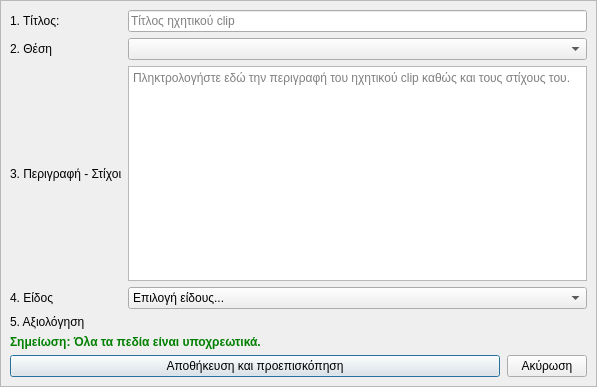
<?xml version="1.0" encoding="UTF-8"?>
<ui version="4.0">
 <class>Dialog</class>
 <widget class="QDialog" name="Dialog">
  <property name="geometry">
   <rect>
    <x>0</x>
    <y>0</y>
    <width>597</width>
    <height>387</height>
   </rect>
  </property>
  <property name="windowTitle">
   <string>Επεξεργασία ηχητικού clip</string>
  </property>
  <property name="windowIcon">
   <iconset resource="../../../icons.qrc">
    <normaloff>:/rest-windows/assets/images/rest-windows/edit.png</normaloff>:/rest-windows/assets/images/rest-windows/edit.png</iconset>
  </property>
  <layout class="QGridLayout" name="gridLayout_2">
   <property name="leftMargin">
    <number>0</number>
   </property>
   <property name="topMargin">
    <number>0</number>
   </property>
   <property name="rightMargin">
    <number>0</number>
   </property>
   <property name="bottomMargin">
    <number>0</number>
   </property>
   <item row="0" column="0">
    <widget class="QScrollArea" name="scrollArea">
     <property name="widgetResizable">
      <bool>true</bool>
     </property>
     <widget class="QWidget" name="scrollAreaWidgetContents">
      <property name="geometry">
       <rect>
        <x>0</x>
        <y>0</y>
        <width>595</width>
        <height>385</height>
       </rect>
      </property>
      <property name="sizePolicy">
       <sizepolicy hsizetype="Ignored" vsizetype="Preferred">
        <horstretch>0</horstretch>
        <verstretch>0</verstretch>
       </sizepolicy>
      </property>
      <layout class="QGridLayout" name="gridLayout_3">
       <item row="0" column="0">
        <widget class="QLabel" name="label">
         <property name="text">
          <string>1. Τίτλος:</string>
         </property>
        </widget>
       </item>
       <item row="0" column="1">
        <widget class="QLineEdit" name="title">
         <property name="dragEnabled">
          <bool>true</bool>
         </property>
         <property name="placeholderText">
          <string>Τίτλος ηχητικού clip</string>
         </property>
         <property name="clearButtonEnabled">
          <bool>true</bool>
         </property>
        </widget>
       </item>
       <item row="1" column="0">
        <widget class="QLabel" name="label_2">
         <property name="text">
          <string>2. Θέση</string>
         </property>
        </widget>
       </item>
       <item row="1" column="1">
        <widget class="QComboBox" name="position"/>
       </item>
       <item row="2" column="0">
        <widget class="QLabel" name="label_3">
         <property name="text">
          <string>3. Περιγραφή - Στίχοι</string>
         </property>
        </widget>
       </item>
       <item row="2" column="1">
        <widget class="QPlainTextEdit" name="description">
         <property name="placeholderText">
          <string>Πληκτρολογήστε εδώ την περιγραφή του ηχητικού clip καθώς και τους στίχους του.</string>
         </property>
        </widget>
       </item>
       <item row="3" column="0">
        <widget class="QLabel" name="label_5">
         <property name="text">
          <string>4. Είδος</string>
         </property>
        </widget>
       </item>
       <item row="3" column="1">
        <widget class="QComboBox" name="genre">
         <item>
          <property name="text">
           <string>Επιλογή είδους...</string>
          </property>
         </item>
         <item>
          <property name="text">
           <string>Blues</string>
          </property>
         </item>
         <item>
          <property name="text">
           <string>Classic rock</string>
          </property>
         </item>
         <item>
          <property name="text">
           <string>Country</string>
          </property>
         </item>
         <item>
          <property name="text">
           <string>Dance</string>
          </property>
         </item>
         <item>
          <property name="text">
           <string>Disco</string>
          </property>
         </item>
         <item>
          <property name="text">
           <string>Funk</string>
          </property>
         </item>
         <item>
          <property name="text">
           <string>Grunge</string>
          </property>
         </item>
         <item>
          <property name="text">
           <string>Hip-Hop</string>
          </property>
         </item>
         <item>
          <property name="text">
           <string>Jazz</string>
          </property>
         </item>
         <item>
          <property name="text">
           <string>Metal</string>
          </property>
         </item>
         <item>
          <property name="text">
           <string>New Age</string>
          </property>
         </item>
         <item>
          <property name="text">
           <string>Oldies</string>
          </property>
         </item>
         <item>
          <property name="text">
           <string>Other</string>
          </property>
         </item>
         <item>
          <property name="text">
           <string>Pop</string>
          </property>
         </item>
         <item>
          <property name="text">
           <string>Rhythm and Blues</string>
          </property>
         </item>
         <item>
          <property name="text">
           <string>Rap</string>
          </property>
         </item>
         <item>
          <property name="text">
           <string>Reggae</string>
          </property>
         </item>
         <item>
          <property name="text">
           <string>Rock</string>
          </property>
         </item>
         <item>
          <property name="text">
           <string>Techno</string>
          </property>
         </item>
         <item>
          <property name="text">
           <string>Industrial</string>
          </property>
         </item>
         <item>
          <property name="text">
           <string>Alternative</string>
          </property>
         </item>
         <item>
          <property name="text">
           <string>Ska</string>
          </property>
         </item>
         <item>
          <property name="text">
           <string>Death metal</string>
          </property>
         </item>
         <item>
          <property name="text">
           <string>Pranks</string>
          </property>
         </item>
         <item>
          <property name="text">
           <string>Soundtrack</string>
          </property>
         </item>
         <item>
          <property name="text">
           <string>Euro-Techno</string>
          </property>
         </item>
         <item>
          <property name="text">
           <string>Ambient</string>
          </property>
         </item>
         <item>
          <property name="text">
           <string>Trip-Hop</string>
          </property>
         </item>
         <item>
          <property name="text">
           <string>Vocal</string>
          </property>
         </item>
         <item>
          <property name="text">
           <string>Jazz &amp; Funk</string>
          </property>
         </item>
         <item>
          <property name="text">
           <string>Fusion</string>
          </property>
         </item>
         <item>
          <property name="text">
           <string>Trance</string>
          </property>
         </item>
         <item>
          <property name="text">
           <string>Classical</string>
          </property>
         </item>
         <item>
          <property name="text">
           <string>Instrumental</string>
          </property>
         </item>
         <item>
          <property name="text">
           <string>Acid</string>
          </property>
         </item>
         <item>
          <property name="text">
           <string>House</string>
          </property>
         </item>
         <item>
          <property name="text">
           <string>Game</string>
          </property>
         </item>
         <item>
          <property name="text">
           <string>Sound clip</string>
          </property>
         </item>
         <item>
          <property name="text">
           <string>Gospel</string>
          </property>
         </item>
         <item>
          <property name="text">
           <string>Noise</string>
          </property>
         </item>
         <item>
          <property name="text">
           <string>Alternative Rock</string>
          </property>
         </item>
         <item>
          <property name="text">
           <string>Bass</string>
          </property>
         </item>
         <item>
          <property name="text">
           <string>Soul</string>
          </property>
         </item>
         <item>
          <property name="text">
           <string>Punk</string>
          </property>
         </item>
         <item>
          <property name="text">
           <string>Space</string>
          </property>
         </item>
         <item>
          <property name="text">
           <string>Meditative</string>
          </property>
         </item>
         <item>
          <property name="text">
           <string>Instrumental Pop</string>
          </property>
         </item>
         <item>
          <property name="text">
           <string>Instrumental Rock</string>
          </property>
         </item>
         <item>
          <property name="text">
           <string>Ethnic</string>
          </property>
         </item>
         <item>
          <property name="text">
           <string>Gothic</string>
          </property>
         </item>
         <item>
          <property name="text">
           <string>Darkwave</string>
          </property>
         </item>
         <item>
          <property name="text">
           <string>Techno-Industrial</string>
          </property>
         </item>
         <item>
          <property name="text">
           <string>Electronic</string>
          </property>
         </item>
         <item>
          <property name="text">
           <string>Pop-Folk</string>
          </property>
         </item>
         <item>
          <property name="text">
           <string>Eurodance</string>
          </property>
         </item>
         <item>
          <property name="text">
           <string>Dream</string>
          </property>
         </item>
         <item>
          <property name="text">
           <string>Southern Rock</string>
          </property>
         </item>
         <item>
          <property name="text">
           <string>Comedy</string>
          </property>
         </item>
         <item>
          <property name="text">
           <string>Cult</string>
          </property>
         </item>
         <item>
          <property name="text">
           <string>Gangsta</string>
          </property>
         </item>
         <item>
          <property name="text">
           <string>Top 40</string>
          </property>
         </item>
         <item>
          <property name="text">
           <string>Christian Rap</string>
          </property>
         </item>
         <item>
          <property name="text">
           <string>Pop/Funk</string>
          </property>
         </item>
         <item>
          <property name="text">
           <string>Jungle</string>
          </property>
         </item>
         <item>
          <property name="text">
           <string>Native US</string>
          </property>
         </item>
         <item>
          <property name="text">
           <string>Cabaret</string>
          </property>
         </item>
         <item>
          <property name="text">
           <string>New Wave</string>
          </property>
         </item>
         <item>
          <property name="text">
           <string>Psychedelic</string>
          </property>
         </item>
         <item>
          <property name="text">
           <string>Rave</string>
          </property>
         </item>
         <item>
          <property name="text">
           <string>Show tunes</string>
          </property>
         </item>
         <item>
          <property name="text">
           <string>Trailer</string>
          </property>
         </item>
         <item>
          <property name="text">
           <string>Lo-Fi</string>
          </property>
         </item>
         <item>
          <property name="text">
           <string>Tribal</string>
          </property>
         </item>
         <item>
          <property name="text">
           <string>Acid Punk</string>
          </property>
         </item>
         <item>
          <property name="text">
           <string>Acid Jazz</string>
          </property>
         </item>
         <item>
          <property name="text">
           <string>Polka</string>
          </property>
         </item>
         <item>
          <property name="text">
           <string>Retro</string>
          </property>
         </item>
         <item>
          <property name="text">
           <string>Musical</string>
          </property>
         </item>
         <item>
          <property name="text">
           <string>Rock ’n’ Roll</string>
          </property>
         </item>
         <item>
          <property name="text">
           <string>Hard rock</string>
          </property>
         </item>
         <item>
          <property name="text">
           <string>Folk</string>
          </property>
         </item>
         <item>
          <property name="text">
           <string>Folk-Rock</string>
          </property>
         </item>
         <item>
          <property name="text">
           <string>National Folk</string>
          </property>
         </item>
         <item>
          <property name="text">
           <string>Swing</string>
          </property>
         </item>
         <item>
          <property name="text">
           <string>Fast Fusion</string>
          </property>
         </item>
         <item>
          <property name="text">
           <string>Bebop</string>
          </property>
         </item>
         <item>
          <property name="text">
           <string>Latin</string>
          </property>
         </item>
         <item>
          <property name="text">
           <string>Revival</string>
          </property>
         </item>
         <item>
          <property name="text">
           <string>Celtic</string>
          </property>
         </item>
         <item>
          <property name="text">
           <string>Bluegrass</string>
          </property>
         </item>
         <item>
          <property name="text">
           <string>Avantgarde</string>
          </property>
         </item>
         <item>
          <property name="text">
           <string>Gothic Rock</string>
          </property>
         </item>
         <item>
          <property name="text">
           <string>Progressive Rock</string>
          </property>
         </item>
         <item>
          <property name="text">
           <string>Psychedelic Rock</string>
          </property>
         </item>
         <item>
          <property name="text">
           <string>Symphonic Rock</string>
          </property>
         </item>
         <item>
          <property name="text">
           <string>Slow rock</string>
          </property>
         </item>
         <item>
          <property name="text">
           <string>Big Band</string>
          </property>
         </item>
         <item>
          <property name="text">
           <string>Chorus</string>
          </property>
         </item>
         <item>
          <property name="text">
           <string>Easy Listening</string>
          </property>
         </item>
         <item>
          <property name="text">
           <string>Acoustic</string>
          </property>
         </item>
         <item>
          <property name="text">
           <string>Humour</string>
          </property>
         </item>
         <item>
          <property name="text">
           <string>Speech</string>
          </property>
         </item>
         <item>
          <property name="text">
           <string>Chanson</string>
          </property>
         </item>
         <item>
          <property name="text">
           <string>Opera</string>
          </property>
         </item>
         <item>
          <property name="text">
           <string>Chamber music</string>
          </property>
         </item>
         <item>
          <property name="text">
           <string>Sonata</string>
          </property>
         </item>
         <item>
          <property name="text">
           <string>Symphony</string>
          </property>
         </item>
         <item>
          <property name="text">
           <string>Booty bass</string>
          </property>
         </item>
         <item>
          <property name="text">
           <string>Primus</string>
          </property>
         </item>
         <item>
          <property name="text">
           <string>Porn groove</string>
          </property>
         </item>
         <item>
          <property name="text">
           <string>Satire</string>
          </property>
         </item>
         <item>
          <property name="text">
           <string>Slow jam</string>
          </property>
         </item>
         <item>
          <property name="text">
           <string>Club</string>
          </property>
         </item>
         <item>
          <property name="text">
           <string>Tango</string>
          </property>
         </item>
         <item>
          <property name="text">
           <string>Samba</string>
          </property>
         </item>
         <item>
          <property name="text">
           <string>Folklore</string>
          </property>
         </item>
         <item>
          <property name="text">
           <string>Ballad</string>
          </property>
         </item>
         <item>
          <property name="text">
           <string>Power ballad</string>
          </property>
         </item>
         <item>
          <property name="text">
           <string>Rhythmic Soul</string>
          </property>
         </item>
         <item>
          <property name="text">
           <string>Freestyle</string>
          </property>
         </item>
         <item>
          <property name="text">
           <string>Duet</string>
          </property>
         </item>
         <item>
          <property name="text">
           <string>Punk Rock</string>
          </property>
         </item>
         <item>
          <property name="text">
           <string>Drum solo</string>
          </property>
         </item>
         <item>
          <property name="text">
           <string>A cappella</string>
          </property>
         </item>
         <item>
          <property name="text">
           <string>Euro-House</string>
          </property>
         </item>
         <item>
          <property name="text">
           <string>Dancehall</string>
          </property>
         </item>
         <item>
          <property name="text">
           <string>Goa</string>
          </property>
         </item>
         <item>
          <property name="text">
           <string>Drum &amp; Bass</string>
          </property>
         </item>
         <item>
          <property name="text">
           <string>Club-House</string>
          </property>
         </item>
         <item>
          <property name="text">
           <string>Hardcore Techno</string>
          </property>
         </item>
         <item>
          <property name="text">
           <string>Terror</string>
          </property>
         </item>
         <item>
          <property name="text">
           <string>Indie</string>
          </property>
         </item>
         <item>
          <property name="text">
           <string>BritPop</string>
          </property>
         </item>
         <item>
          <property name="text">
           <string>Negerpunk</string>
          </property>
         </item>
         <item>
          <property name="text">
           <string>Polsk Punk</string>
          </property>
         </item>
         <item>
          <property name="text">
           <string>Beat</string>
          </property>
         </item>
         <item>
          <property name="text">
           <string>Christian Gangsta Rap</string>
          </property>
         </item>
         <item>
          <property name="text">
           <string>Heavy Metal</string>
          </property>
         </item>
         <item>
          <property name="text">
           <string>Black Metal</string>
          </property>
         </item>
         <item>
          <property name="text">
           <string>Crossover</string>
          </property>
         </item>
         <item>
          <property name="text">
           <string>Contemporary Christian</string>
          </property>
         </item>
         <item>
          <property name="text">
           <string>Christian rock</string>
          </property>
         </item>
         <item>
          <property name="text">
           <string>Merengue</string>
          </property>
         </item>
         <item>
          <property name="text">
           <string>Salsa</string>
          </property>
         </item>
         <item>
          <property name="text">
           <string>Thrash Metal</string>
          </property>
         </item>
         <item>
          <property name="text">
           <string>Anime</string>
          </property>
         </item>
         <item>
          <property name="text">
           <string>Jpop</string>
          </property>
         </item>
         <item>
          <property name="text">
           <string>Synthpop</string>
          </property>
         </item>
         <item>
          <property name="text">
           <string>Abstract</string>
          </property>
         </item>
         <item>
          <property name="text">
           <string>Art Rock</string>
          </property>
         </item>
         <item>
          <property name="text">
           <string>Baroque</string>
          </property>
         </item>
         <item>
          <property name="text">
           <string>Bhangra</string>
          </property>
         </item>
         <item>
          <property name="text">
           <string>Big beat</string>
          </property>
         </item>
         <item>
          <property name="text">
           <string>Breakbeat</string>
          </property>
         </item>
         <item>
          <property name="text">
           <string>Chillout</string>
          </property>
         </item>
         <item>
          <property name="text">
           <string>Downtempo</string>
          </property>
         </item>
         <item>
          <property name="text">
           <string>Dub</string>
          </property>
         </item>
         <item>
          <property name="text">
           <string>EBM</string>
          </property>
         </item>
         <item>
          <property name="text">
           <string>Eclectic</string>
          </property>
         </item>
         <item>
          <property name="text">
           <string>Electro</string>
          </property>
         </item>
         <item>
          <property name="text">
           <string>Electroclash</string>
          </property>
         </item>
         <item>
          <property name="text">
           <string>Emo</string>
          </property>
         </item>
         <item>
          <property name="text">
           <string>Experimental</string>
          </property>
         </item>
         <item>
          <property name="text">
           <string>Garage</string>
          </property>
         </item>
         <item>
          <property name="text">
           <string>Global</string>
          </property>
         </item>
         <item>
          <property name="text">
           <string>IDM</string>
          </property>
         </item>
         <item>
          <property name="text">
           <string>Illbient</string>
          </property>
         </item>
         <item>
          <property name="text">
           <string>Industro-Goth</string>
          </property>
         </item>
         <item>
          <property name="text">
           <string>Jam Band</string>
          </property>
         </item>
         <item>
          <property name="text">
           <string>Krautrock</string>
          </property>
         </item>
         <item>
          <property name="text">
           <string>Leftfield</string>
          </property>
         </item>
         <item>
          <property name="text">
           <string>Lounge</string>
          </property>
         </item>
         <item>
          <property name="text">
           <string>Math Rock</string>
          </property>
         </item>
         <item>
          <property name="text">
           <string>New Romantic</string>
          </property>
         </item>
         <item>
          <property name="text">
           <string>Nu-Breakz</string>
          </property>
         </item>
         <item>
          <property name="text">
           <string>Post-Punk</string>
          </property>
         </item>
         <item>
          <property name="text">
           <string>Post-Rock</string>
          </property>
         </item>
         <item>
          <property name="text">
           <string>Psytrance</string>
          </property>
         </item>
         <item>
          <property name="text">
           <string>Shoegaze</string>
          </property>
         </item>
         <item>
          <property name="text">
           <string>Space Rock</string>
          </property>
         </item>
         <item>
          <property name="text">
           <string>Trop Rock</string>
          </property>
         </item>
         <item>
          <property name="text">
           <string>World Music</string>
          </property>
         </item>
         <item>
          <property name="text">
           <string>Neoclassical</string>
          </property>
         </item>
         <item>
          <property name="text">
           <string>Audiobook</string>
          </property>
         </item>
         <item>
          <property name="text">
           <string>Audio theatre</string>
          </property>
         </item>
         <item>
          <property name="text">
           <string>Neue Deutsche Welle</string>
          </property>
         </item>
         <item>
          <property name="text">
           <string>Podcast</string>
          </property>
         </item>
         <item>
          <property name="text">
           <string>Indie-Rock</string>
          </property>
         </item>
         <item>
          <property name="text">
           <string>G-Funk</string>
          </property>
         </item>
         <item>
          <property name="text">
           <string>Dubstep</string>
          </property>
         </item>
         <item>
          <property name="text">
           <string>Garage Rock</string>
          </property>
         </item>
         <item>
          <property name="text">
           <string>Psybient</string>
          </property>
         </item>
        </widget>
       </item>
       <item row="4" column="0">
        <widget class="QLabel" name="label_4">
         <property name="text">
          <string>5. Αξιολόγηση</string>
         </property>
        </widget>
       </item>
       <item row="4" column="1">
        <widget class="QFrame" name="rating_frame">
         <property name="styleSheet">
          <string notr="true">QFrame{border:none;}</string>
         </property>
         <property name="frameShape">
          <enum>QFrame::StyledPanel</enum>
         </property>
         <property name="frameShadow">
          <enum>QFrame::Raised</enum>
         </property>
         <layout class="QGridLayout" name="gridLayout">
          <property name="leftMargin">
           <number>0</number>
          </property>
          <property name="topMargin">
           <number>0</number>
          </property>
          <property name="rightMargin">
           <number>0</number>
          </property>
          <property name="bottomMargin">
           <number>0</number>
          </property>
         </layout>
        </widget>
       </item>
       <item row="5" column="0" colspan="2">
        <widget class="QLabel" name="label_6">
         <property name="styleSheet">
          <string notr="true">QLabel{
	font-weight:bold;
	color:green;
}</string>
         </property>
         <property name="text">
          <string>Σημείωση: Όλα τα πεδία είναι υποχρεωτικά.</string>
         </property>
        </widget>
       </item>
       <item row="6" column="0" colspan="2">
        <widget class="QFrame" name="frame">
         <property name="styleSheet">
          <string notr="true">QFrame{border:none;}</string>
         </property>
         <property name="frameShape">
          <enum>QFrame::StyledPanel</enum>
         </property>
         <property name="frameShadow">
          <enum>QFrame::Raised</enum>
         </property>
         <layout class="QHBoxLayout" name="horizontalLayout">
          <property name="spacing">
           <number>7</number>
          </property>
          <property name="leftMargin">
           <number>0</number>
          </property>
          <property name="topMargin">
           <number>0</number>
          </property>
          <property name="rightMargin">
           <number>0</number>
          </property>
          <property name="bottomMargin">
           <number>0</number>
          </property>
          <item>
           <widget class="QPushButton" name="save_and_preview">
            <property name="sizePolicy">
             <sizepolicy hsizetype="Expanding" vsizetype="Maximum">
              <horstretch>0</horstretch>
              <verstretch>0</verstretch>
             </sizepolicy>
            </property>
            <property name="minimumSize">
             <size>
              <width>0</width>
              <height>0</height>
             </size>
            </property>
            <property name="text">
             <string>Αποθήκευση και προεπισκόπηση</string>
            </property>
            <property name="icon">
             <iconset resource="../../../icons.qrc">
              <normaloff>:/rest-windows/assets/images/rest-windows/save.png</normaloff>:/rest-windows/assets/images/rest-windows/save.png</iconset>
            </property>
           </widget>
          </item>
          <item>
           <widget class="QPushButton" name="cancel">
            <property name="sizePolicy">
             <sizepolicy hsizetype="Minimum" vsizetype="Maximum">
              <horstretch>0</horstretch>
              <verstretch>0</verstretch>
             </sizepolicy>
            </property>
            <property name="minimumSize">
             <size>
              <width>0</width>
              <height>0</height>
             </size>
            </property>
            <property name="text">
             <string>Ακύρωση</string>
            </property>
           </widget>
          </item>
         </layout>
        </widget>
       </item>
      </layout>
     </widget>
    </widget>
   </item>
  </layout>
 </widget>
 <tabstops>
  <tabstop>scrollArea</tabstop>
  <tabstop>title</tabstop>
  <tabstop>position</tabstop>
  <tabstop>description</tabstop>
  <tabstop>genre</tabstop>
  <tabstop>save_and_preview</tabstop>
  <tabstop>cancel</tabstop>
 </tabstops>
 <resources>
  <include location="../../../icons.qrc"/>
 </resources>
 <connections/>
</ui>
